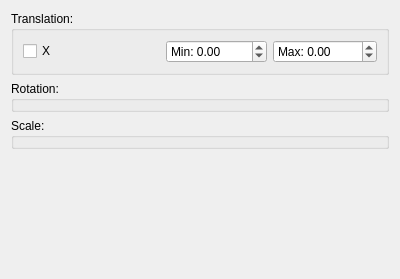
<?xml version="1.0" encoding="UTF-8"?>
<ui version="4.0">
 <class>Form</class>
 <widget class="QWidget" name="Form">
  <property name="geometry">
   <rect>
    <x>0</x>
    <y>0</y>
    <width>400</width>
    <height>279</height>
   </rect>
  </property>
  <property name="windowTitle">
   <string>Form</string>
  </property>
  <layout class="QVBoxLayout" name="verticalLayout">
   <item>
    <widget class="QGroupBox" name="groupBox">
     <property name="title">
      <string>Translation:</string>
     </property>
     <layout class="QHBoxLayout" name="horizontalLayout_3">
      <item>
       <layout class="QHBoxLayout" name="horizontalLayout_2">
        <item>
         <widget class="QCheckBox" name="chk_trans_x">
          <property name="text">
           <string>X</string>
          </property>
         </widget>
        </item>
        <item>
         <spacer name="horizontalSpacer">
          <property name="orientation">
           <enum>Qt::Horizontal</enum>
          </property>
          <property name="sizeHint" stdset="0">
           <size>
            <width>40</width>
            <height>20</height>
           </size>
          </property>
         </spacer>
        </item>
        <item>
         <widget class="QDoubleSpinBox" name="spn_trans_x_min">
          <property name="prefix">
           <string>Min: </string>
          </property>
          <property name="suffix">
           <string/>
          </property>
          <property name="minimum">
           <double>-9999.000000000000000</double>
          </property>
          <property name="maximum">
           <double>9999.000000000000000</double>
          </property>
         </widget>
        </item>
        <item>
         <widget class="QDoubleSpinBox" name="chk_trans_x_max">
          <property name="prefix">
           <string>Max: </string>
          </property>
          <property name="minimum">
           <double>-9999.000000000000000</double>
          </property>
          <property name="maximum">
           <double>9999.000000000000000</double>
          </property>
         </widget>
        </item>
       </layout>
      </item>
     </layout>
    </widget>
   </item>
   <item>
    <widget class="QGroupBox" name="groupBox_2">
     <property name="title">
      <string>Rotation:</string>
     </property>
    </widget>
   </item>
   <item>
    <widget class="QGroupBox" name="groupBox_3">
     <property name="title">
      <string>Scale:</string>
     </property>
    </widget>
   </item>
   <item>
    <spacer name="verticalSpacer">
     <property name="orientation">
      <enum>Qt::Vertical</enum>
     </property>
     <property name="sizeHint" stdset="0">
      <size>
       <width>20</width>
       <height>40</height>
      </size>
     </property>
    </spacer>
   </item>
  </layout>
 </widget>
 <resources/>
 <connections/>
</ui>
